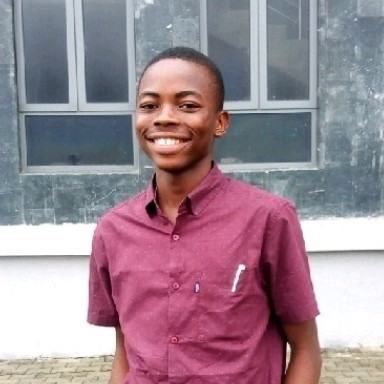
#> input picture images/me.jpg, 384 x 384 px, found by its file name
$ jupyter execute --allow-errors 'Learning_Open_CV_(RGB).ipynb'
#> lines starting #> are read from the running program, lines starting #| are printed output that depends on the picture
<a href="https://colab.research.google.com/github/anochima/Intro-to-CV/blob/master/Learning_Open_CV_(RGB).ipynb" target="_parent"></a>

[cell 1]
import numpy as np
import matplotlib.pyplot as plt
import cv2
from google.colab.patches import cv2_imshow

[cell 2]
# Import an RGB image to work with
def get_image(path, grayscale=False, mplt=False):
  """
  Display an RGB image
  Args:
    path: file path to image
    grayscale: if False image is displayed normal else image is turned to grayscale
    mplt: if true, image is displayed using the matplotlib library
  Returns:
    returns and image ndarray
  """
#> called with path = '/content/drive/MyDrive/me.jpg', grayscale = True, mplt = False
  image_tensor = cv2.imread(path, cv2.IMREAD_GRAYSCALE if grayscale == True else 1)
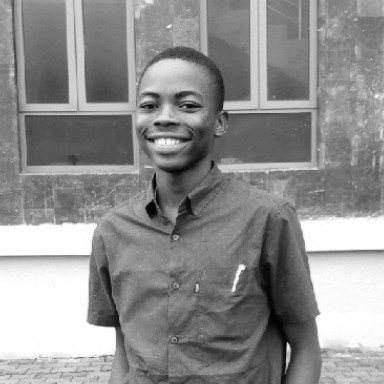
#> image_tensor: shape (384, 384); min 0, max 255, mean 143.5
  plt.imshow(image_tensor) if mplt == True else cv2_imshow(image_tensor)
  return image_tensor

[cell 3]
gray_image = get_image('/content/drive/MyDrive/me.jpg', True)
gray_image.shape
#> Out = (384, 384)

[cell 4]
colored_image = image = get_image('/content/drive/MyDrive/me.jpg')
#> in get_image, image_tensor is the input picture: shape (384, 384, 3); mean B, G, R 147, 135.4, 158
# Now due to openCV color channels are displayed as BGR instead of RGB lets flip the array to become RGB 😊
colored_image = colored_image[:,:,::-1]

[cell 5]
colored_image.shape
#> Out = (384, 384, 3)

`Colored` images are 3 dimensional while `Grayscale's` are 2 dimensional

[cell 6]
plt.figure(figsize=(10,7));

plt.subplot(131)
plt.imshow(colored_image[:,:,0])
plt.title('Red')
plt.xticks([])
plt.yticks([])

plt.subplot(132)
plt.imshow(colored_image[:,:,1])
plt.title('Blue')
plt.xticks([])
plt.yticks([])

plt.subplot(133)
plt.imshow(colored_image[:,:,2])
plt.title('Green')
plt.xticks([])
plt.yticks([]);
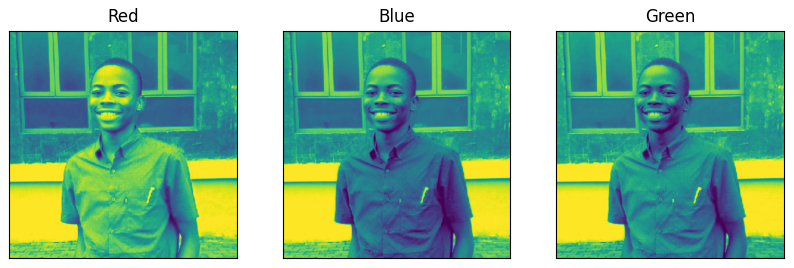
#> figure drawn by matplotlib, 3 panels

## Assignment: Create an image of 3 Dimensions showing BGR and another RGB

[cell 7]
RGB = get_image('/content/drive/MyDrive/me.jpg', mplt=True)

[cell 8]
RGB[:,0:int(len(RGB)/3), 0] = 255 #Red Channel
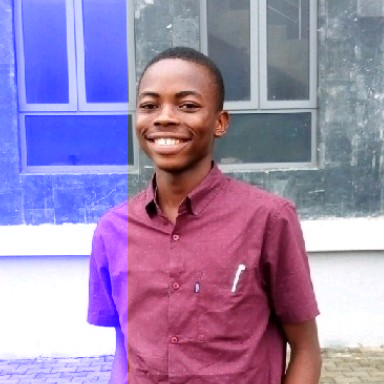
#> RGB: shape (384, 384, 3); mean B, G, R 176.3, 135.4, 158
RGB[:, int(len(RGB)/3):int(len(RGB)/3 *2), 1] = 255 # Green Channel
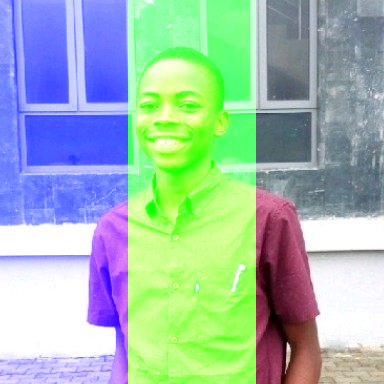
#> RGB: shape (384, 384, 3); mean B, G, R 176.3, 186.3, 158
RGB[:, int(len(RGB)/3 *2):,2] = 255 # Blue Channel
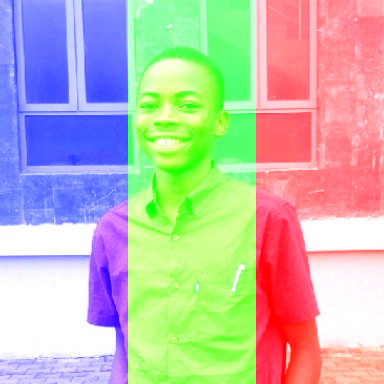
#> RGB: shape (384, 384, 3); mean B, G, R 176.3, 186.3, 191.9

#CV2 (BGR)
cv2_imshow(RGB)

plt.figure(figsize=(10, 7))
plt.title('Matplotlib (RGB)')
plt.imshow(RGB)
plt.axis('off');

## Colour Space (HSV Example)

## Custom RGB TO HSV image conversion Algorithm

[cell 9]
# Color Space

def rgb_to_hsv(R,G,B, scaleFactor):
  # scale values to be between 1 and 0 alias Normalization
  R /= 255.0
  G /= 255.0
  B /= 255.0

  maxVal = max(R,G,B)
  minVal = min(R,G,B)
  diff = maxVal-minVal

  saturation = diff / maxVal * scaleFactor if not maxVal or minVal < 1 else 0

  if maxVal == R:
    hue = 60 * (0 + (G-B)/diff)
  elif maxVal == G:
    hue = 60 * (2+(B-R)/diff)
  else:
    hue = 60 * (4+(R-G)/diff)

  # hue += 360 if hue < 0 else hue

  value = maxVal * scaleFactor

  return hue, saturation, value


rgb_to_hsv(100,200,50, 100)

## Using the OpenCV builtin method for RGB to HSV conversion

[cell 10]
image = cv2.imread('/content/drive/MyDrive/me.jpg')
hsv_image = cv2.cvtColor(image, cv2.COLOR_BGR2HSV)
#> hsv_image: shape (384, 384, 3); mean H, S, V 101.4, 70.8, 169
cv2_imshow(hsv_image)

## Now the question is **Why do we convert RGB to HSV**?
The HSV model describes colors similarly to how the human eye tends to perceive color. RGB defines color in terms of a combination of primary colors. In situations where color description plays an integral role, the HSV color model is often preferred over the RGB model.

source: [Quora](https://www.quora.com/Why-do-we-convert-RGB-to-HSV)

[cell 11]
# Assignment: Convert HSV image back to RGB and BGR

rgb_image = cv2.cvtColor(hsv_image, cv2.COLOR_HSV2BGR)
cv2_imshow(rgb_image)

bgr_image = cv2.cvtColor(hsv_image, cv2.COLOR_HSV2RGB)
cv2_imshow(bgr_image)

## Image Extraction or Segmentation using HSV
* Convert image to HSV
* create pixel ranges

[cell 12]
x_image = get_image('/content/drive/MyDrive/cga-ai.png', mplt=False)

$ run again, with images/Fin_Pro_0.png saved as images/me.jpg
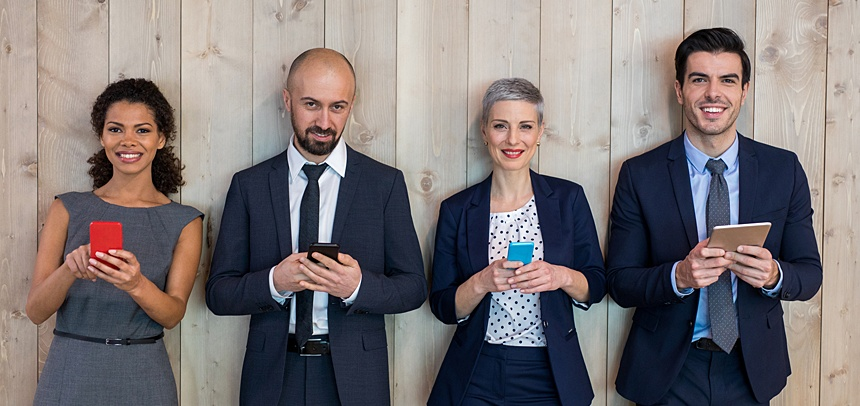
#> input picture images/Fin_Pro_0.png, 860 x 406 px, found by its file name
#> in get_image, image_tensor is the input picture: shape (406, 860, 3); mean B, G, R 119.1, 118.3, 125.5
#> `[cell 6] plt.figure(figsize=(10,7));  plt.subplot(131) plt.imshow(colo..`:
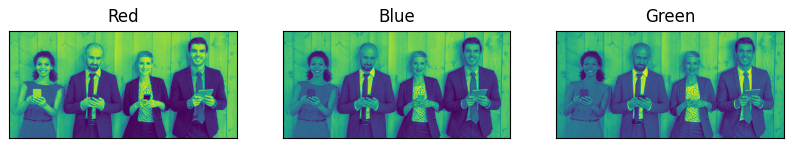
#> figure drawn by matplotlib, 3 panels
#> `RGB[:, int(len(RGB)/3 *2):,2] = 255`:
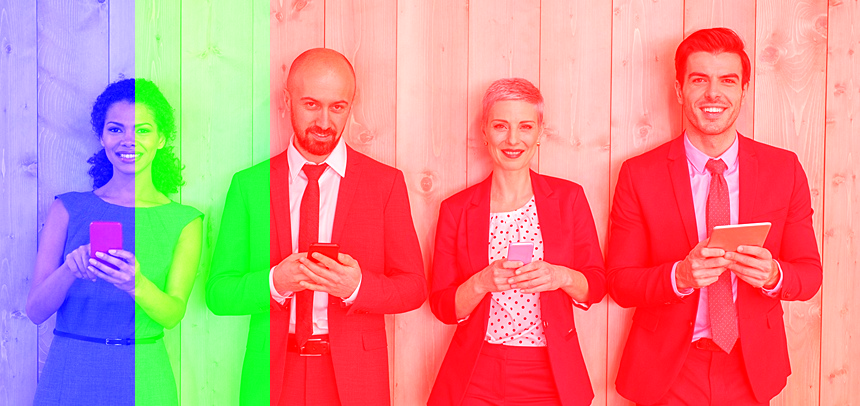
#> RGB: shape (406, 860, 3); mean B, G, R 140.1, 139.7, 217.9
#> hsv_image: shape (406, 860, 3); mean H, S, V 54.8, 76.1, 136.2
